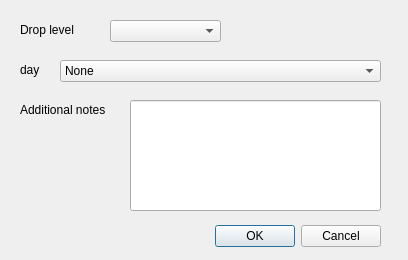
<?xml version="1.0" encoding="UTF-8"?>
<ui version="4.0">
 <class>Dialog</class>
 <widget class="QDialog" name="Dialog">
  <property name="geometry">
   <rect>
    <x>0</x>
    <y>0</y>
    <width>408</width>
    <height>260</height>
   </rect>
  </property>
  <property name="windowTitle">
   <string>Dialog</string>
  </property>
  <widget class="QDialogButtonBox" name="buttonBox">
   <property name="geometry">
    <rect>
     <x>40</x>
     <y>220</y>
     <width>341</width>
     <height>32</height>
    </rect>
   </property>
   <property name="orientation">
    <enum>Qt::Horizontal</enum>
   </property>
   <property name="standardButtons">
    <set>QDialogButtonBox::Cancel|QDialogButtonBox::Ok</set>
   </property>
  </widget>
  <widget class="QLineEdit" name="note_edit">
   <property name="geometry">
    <rect>
     <x>130</x>
     <y>100</y>
     <width>251</width>
     <height>111</height>
    </rect>
   </property>
  </widget>
  <widget class="QLabel" name="relation_label_3">
   <property name="geometry">
    <rect>
     <x>20</x>
     <y>100</y>
     <width>101</width>
     <height>20</height>
    </rect>
   </property>
   <property name="text">
    <string>Additional notes</string>
   </property>
  </widget>
  <widget class="QComboBox" name="ctype_box">
   <property name="geometry">
    <rect>
     <x>110</x>
     <y>20</y>
     <width>111</width>
     <height>22</height>
    </rect>
   </property>
   <item>
    <property name="text">
     <string/>
    </property>
   </item>
   <item>
    <property name="text">
     <string>Subject</string>
    </property>
   </item>
   <item>
    <property name="text">
     <string>Visit</string>
    </property>
   </item>
   <item>
    <property name="text">
     <string>Study</string>
    </property>
   </item>
  </widget>
  <widget class="QLabel" name="relation_label_4">
   <property name="geometry">
    <rect>
     <x>20</x>
     <y>20</y>
     <width>101</width>
     <height>20</height>
    </rect>
   </property>
   <property name="text">
    <string>Drop level</string>
   </property>
  </widget>
  <widget class="QLabel" name="relation_label_5">
   <property name="geometry">
    <rect>
     <x>20</x>
     <y>60</y>
     <width>101</width>
     <height>20</height>
    </rect>
   </property>
   <property name="text">
    <string>day</string>
   </property>
  </widget>
  <widget class="QComboBox" name="ctype_box_2">
   <property name="geometry">
    <rect>
     <x>60</x>
     <y>60</y>
     <width>321</width>
     <height>22</height>
    </rect>
   </property>
   <item>
    <property name="text">
     <string>None</string>
    </property>
   </item>
  </widget>
 </widget>
 <resources/>
 <connections>
  <connection>
   <sender>buttonBox</sender>
   <signal>accepted()</signal>
   <receiver>Dialog</receiver>
   <slot>accept()</slot>
   <hints>
    <hint type="sourcelabel">
     <x>248</x>
     <y>254</y>
    </hint>
    <hint type="destinationlabel">
     <x>157</x>
     <y>274</y>
    </hint>
   </hints>
  </connection>
  <connection>
   <sender>buttonBox</sender>
   <signal>rejected()</signal>
   <receiver>Dialog</receiver>
   <slot>reject()</slot>
   <hints>
    <hint type="sourcelabel">
     <x>316</x>
     <y>260</y>
    </hint>
    <hint type="destinationlabel">
     <x>286</x>
     <y>274</y>
    </hint>
   </hints>
  </connection>
 </connections>
</ui>
